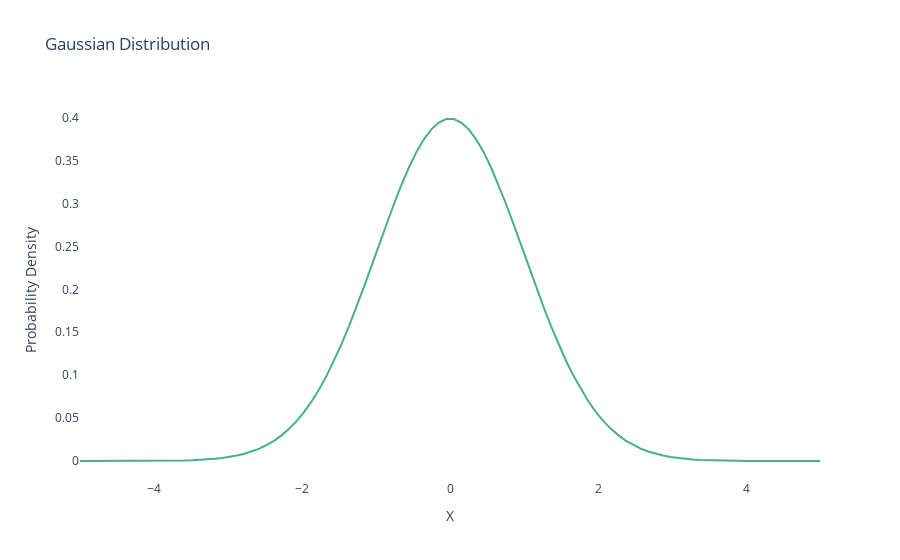

This figure's notebook cell:
### Code cell
import plotly.graph_objs as go
import numpy as np

# Generate data for Gaussian distribution
x = np.linspace(-5, 5, 100)
y = np.exp(-x**2 / 2) / np.sqrt(2 * np.pi)

# Create plotly figure
fig = go.Figure()

# Add Gaussian distribution curve
fig.add_trace(go.Scatter(x=x, y=y, mode='lines', line=dict(color='#48AF8A', width=2), name='Gaussian Distribution'))

# Update layout
fig.update_layout(title='Gaussian Distribution',
                  xaxis_title='X',
                  yaxis_title='Probability Density',
                  plot_bgcolor='white')

# Show plot
fig.show()
